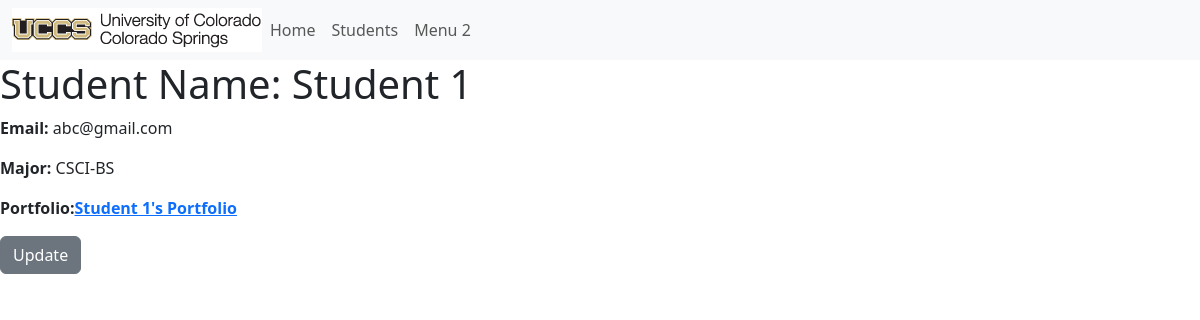
Screenshot of /student/2 with the database file from the repository.
### portfolio_app/models.py (models this page shows, shortened)
class Student(models.Model):
    MAJOR = (
        ('CSCI-BS', 'BS in Computer Science'),
        ('CPEN-BS', 'BS in Computer Engineering'),
        ('BIGD-BI', 'BI in Game Design and Development'),
        ('BICS-BI', 'BI in Computer Science'),
        ('BISC-BI', 'BI in Computer Security'),
        ('CSCI-BA', 'BA in Computer Science'),
        ('DASE-BS', 'BS in Data Analytics and Systems Engineering')
    )
    name = models.CharField(max_length=200)
    email = models.CharField("UCCS Email", max_length=200)
    major = models.CharField(max_length=200, choices=MAJOR)
    portfolio = models.OneToOneField(Portfolio, on_delete=models.CASCADE, unique=True)

class Portfolio(models.Model):
    title = models.CharField("Title", max_length=200)
    contact_email = models.CharField("Contact Email", max_length=200)
    is_active = models.BooleanField(default=False)
    about = models.TextField(blank=True, null=True)
    def get_absolute_url(self):
        return reverse("portfolio-detail", args=[str(self.id)])

### portfolio_app/views.py (the view)
# urls.py: path('student/<int:pk>', views.StudentDetailView.as_view(), name='student-detail'),
class StudentDetailView(generic.DetailView):
    model = Student

### portfolio_app/templates/portfolio_app/student_detail.html
{% extends 'portfolio_app/base_template.html' %}
{% block content %}
<h1>Student Name: {{ student.name }}</h1>
<p><strong>Email:</strong> {{ student.email }}</p>
<p><strong>Major:</strong> {{ student.major }}</p>
<p><strong>Portfolio:<a href="{{ student.portfolio.get_absolute_url }}">{{ student.portfolio.title }} </a></p>
<a class="btn btn-secondary" href="{% url 'portfolio-update' pk=student.portfolio.id %}" role="button">Update</a>
{% endblock %}

### rows the page displays
Student: name "Student 1", email "abc@gmail.com", major "CSCI-BS", portfolio "Student 1's Portfolio"
